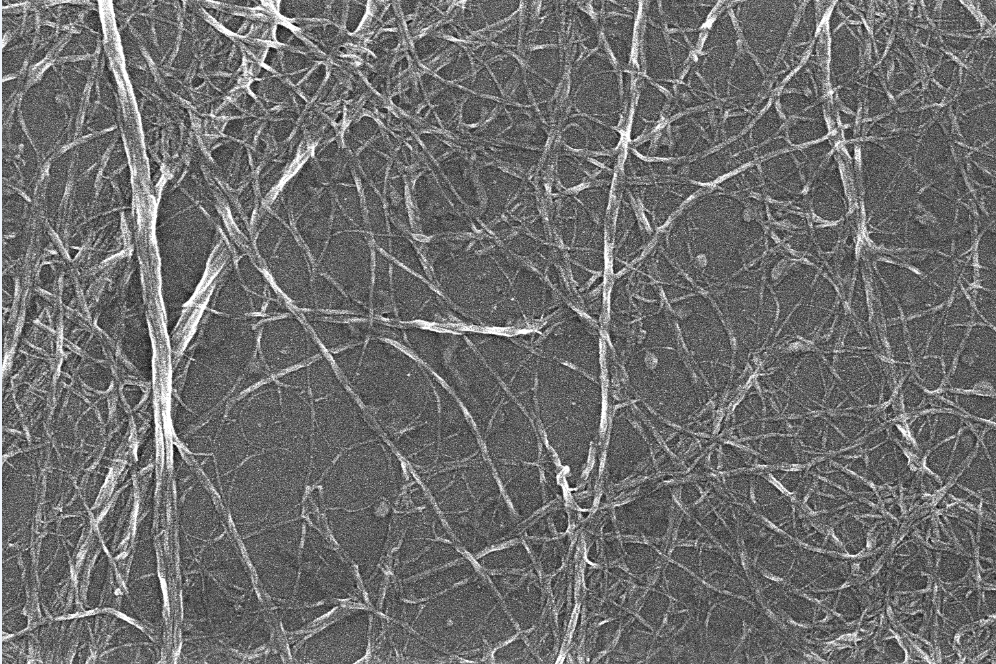
#> input picture 50ka.png, 996 x 664 px
$ python trained.py
#> lines starting #> are read from the running program, lines starting #| are printed output that depends on the picture; after the words box and inside, x2 and y2 are one past the last pixel; in counts of white or black regions, pixels touching at a corner belong together
import numpy as np
import matplotlib.pyplot as plt
from skimage import io, color, filters, measure, morphology
from sklearn.cluster import KMeans
from scipy import ndimage as ndi

# Step 1: Load and preprocess the image
image_path = '50ka.png'  # Update this path to your PNG file
image = io.imread(image_path)
#> image is the input picture: shape (664, 996, 4); mean R, G, B, A 108.8, 108.8, 108.8, 255

# Check if the image has an alpha channel (4 channels) and remove it
if image.shape[-1] == 4:
    image = image[:, :, :3]  # Remove the alpha channel
#> image: shape (664, 996, 3)

# Convert to grayscale
gray_image = color.rgb2gray(image)

# Apply Gaussian filter for smoothing
smoothed_image = filters.gaussian(gray_image, sigma=1.0)

# Step 2: Edge detection (e.g., using Sobel filter)
edges = filters.sobel(smoothed_image)
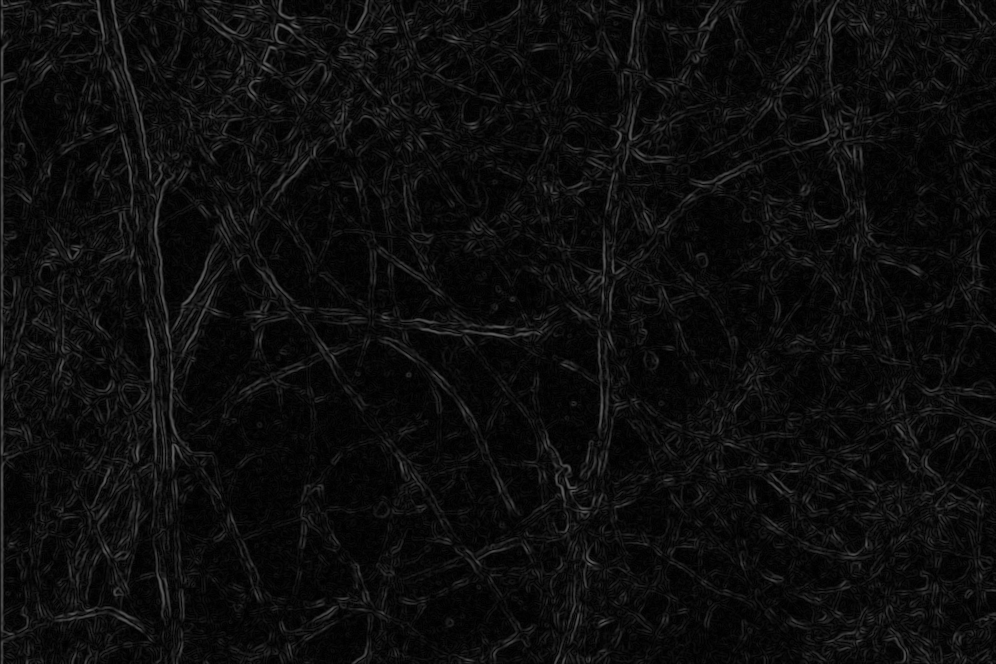
#> edges: shape (664, 996) float64; min 5.69e-05, max 0.391, mean 0.0517

# Step 3: Binary thresholding to segment potential nodes
thresh = filters.threshold_otsu(edges)
#> thresh = 0.0787
binary_image = edges > thresh
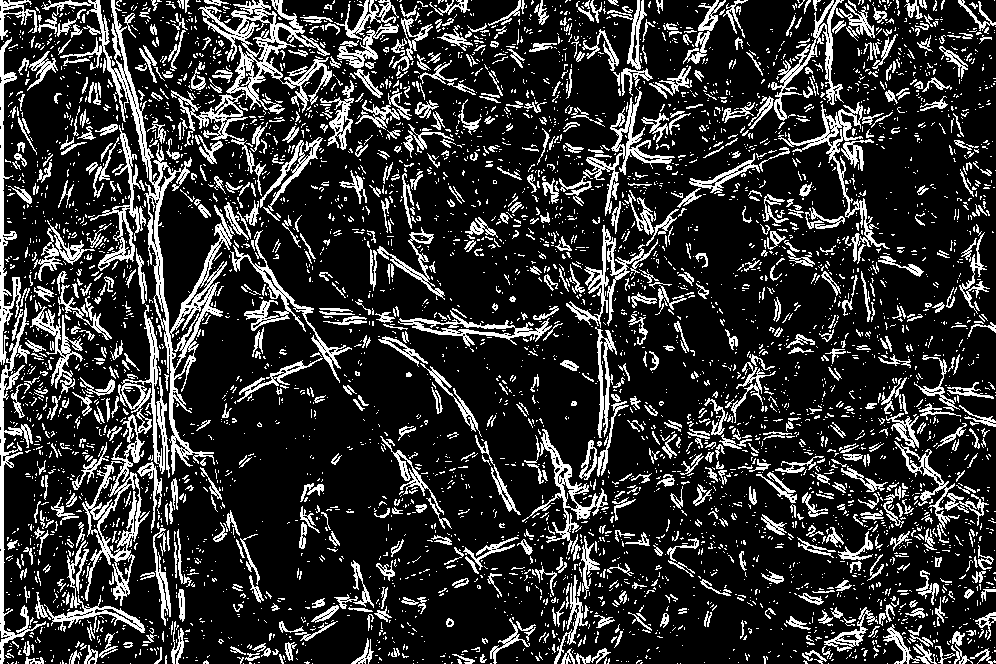
#> binary_image: shape (664, 996) bool; 19.3% white in thin lines or dots

# Perform morphological operations to remove small artifacts
cleaned_image = morphology.remove_small_objects(binary_image, min_size=150)
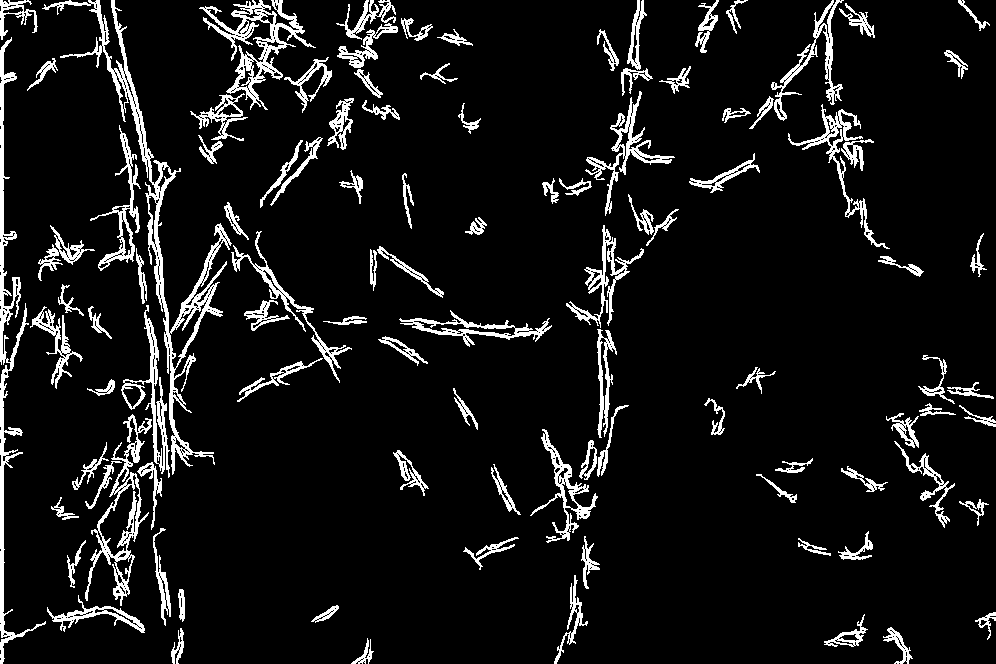
#> cleaned_image: shape (664, 996) bool; 8.2% white; 101 white regions

# Label connected regions (nodes)
labels = measure.label(cleaned_image)
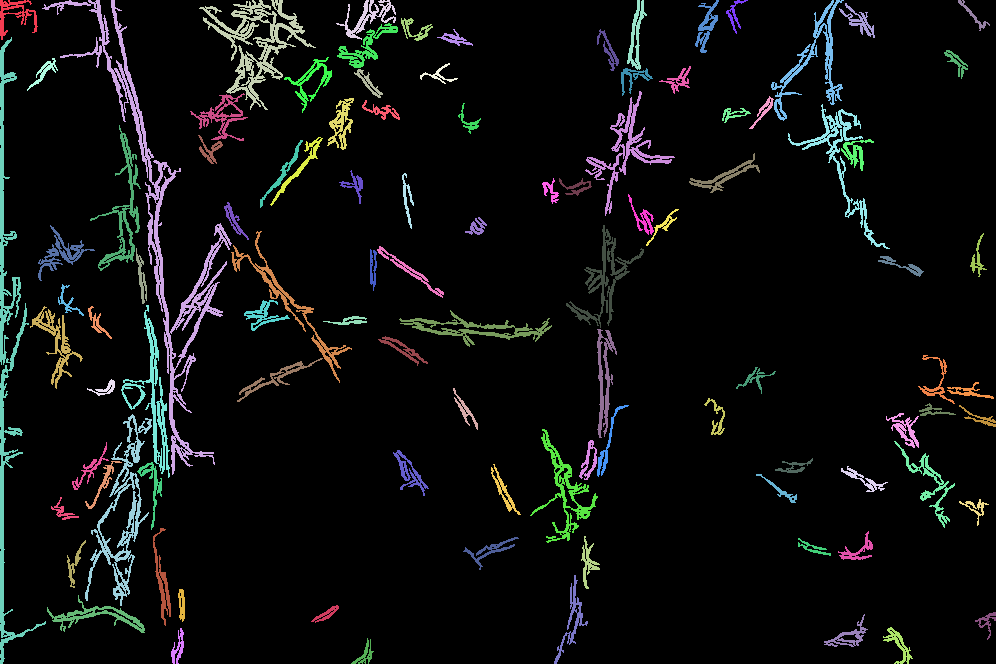
#> labels: shape (664, 996) int32; 102 distinct labels, from 0 to 101; one colour per label, 0 black

# Step 4: Feature extraction and clustering
# Extract region properties
regions = measure.regionprops(labels)
#> regions = 101 regions; largest, box (x1, y1, x2, y2) and area: (42, 0, 232, 475) 6151, (0, 37, 46, 664) 3614, (199, 0, 316, 110) 2915, (85, 414, 152, 606) 2346, (585, 91, 675, 216) 1559

# Collect centroids of the detected regions
centroids = np.array([region.centroid for region in regions])
#> centroids = 101 pairs, first value 14.19 to 654.3, second value 5.59 to 986.7

# Use KMeans clustering (optional step depending on application)
kmeans = KMeans(n_clusters=5)  # Adjust the number of clusters as needed
kmeans.fit(centroids)

# Get the cluster centers (nodes locations)
nodes = kmeans.cluster_centers_

# Step 5: Visualization
fig, ax = plt.subplots(figsize=(10, 10))
ax.imshow(gray_image, cmap='gray')
ax.scatter(nodes[:, 1], nodes[:, 0], c='red', marker='o')  # Nodes as red dots
ax.set_title('Detected Nodes in SEM Image')
plt.show()
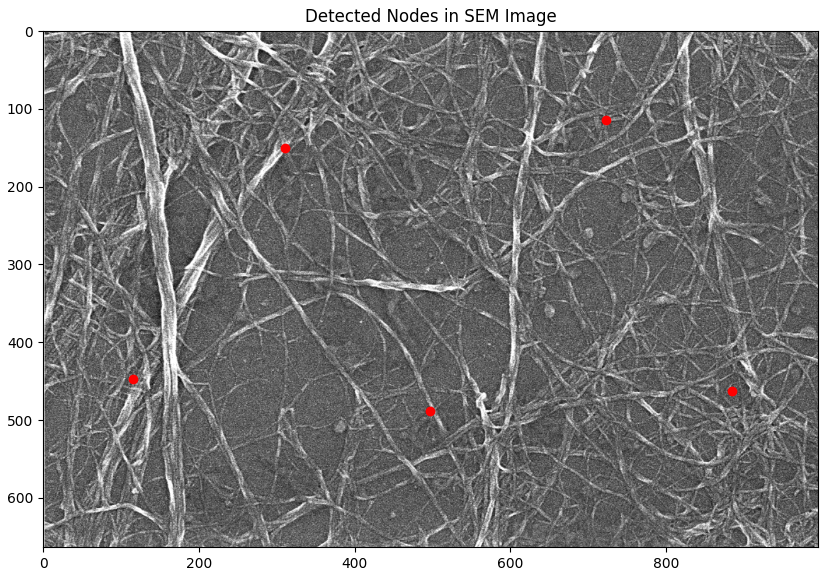
#> figure drawn by matplotlib, 1 panel
